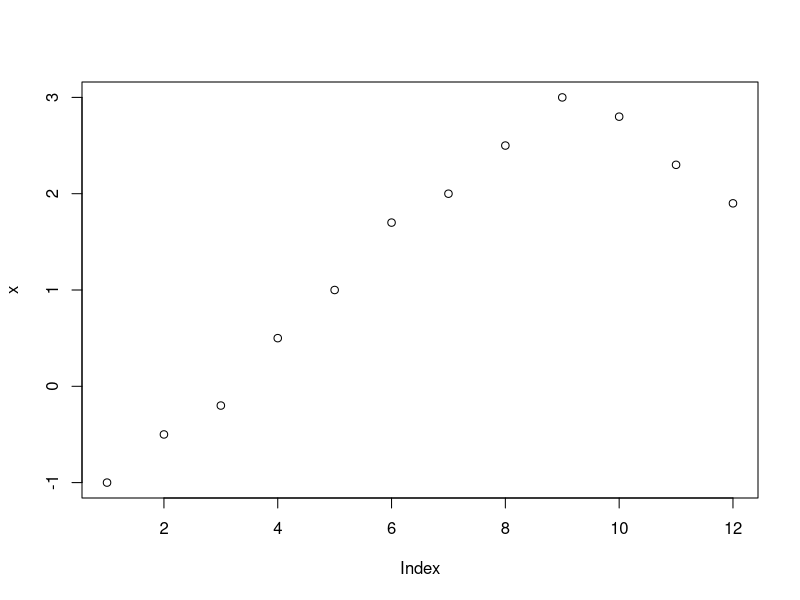
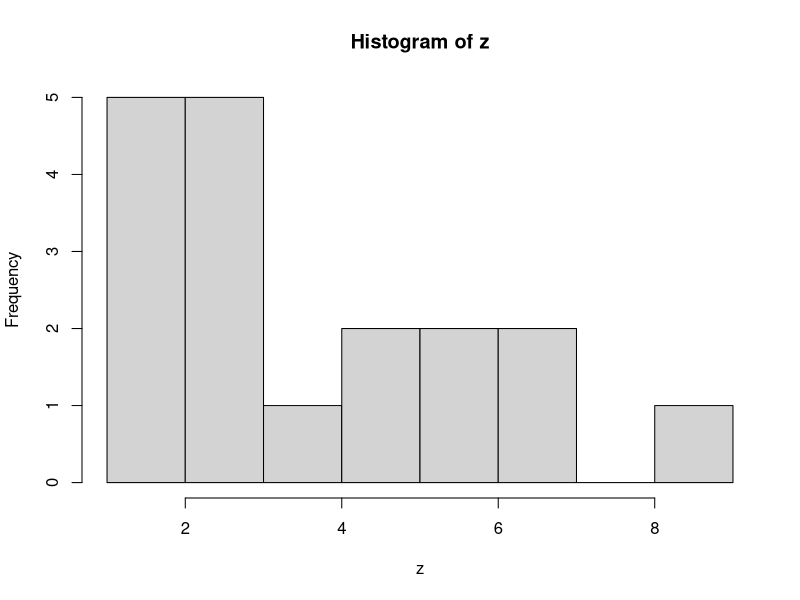

The R source for these figures, in order:
#Practice 2: R Functions

#1 rev(x), return "x" reversed
x <- c(23, 76, 0, 19)
x
#When you run X, it prints 23 76 0 19
rev(x)
#When you run rev(x), it prints 19 0 76 23

#2 rm(x), remove x from the environment
rm(x)
#When you run rm(x), x desapears from "Global environment"

#3 plot (x), plot Values of x in order.
x<- c(-1, -0.5, - 0.2, 0.5, 1, 1.7, 2, 2.5, 3, 2.8, 2.3, 1.9)
plot (x)

#4 toupper(y), convert y to uppercase.
y <- "Hello, i'm an example"
toupper(y)

#5 tolower(y) Convert y to lowercase.
tolower (y)

#6 hist(z), makes an Histogram of the numbers frecuency from z
z <- c(1,6,5,2,7,1,4,9,3,6,1,3,7,3,1,3,5,3)
hist (z)

#7 data.frame, makes a list where all elements are the same length.
df <- data.frame(x = 1:5, y = c('a', 'b', 'c', 'd', 'e')) 

#8 View(df) See the full data frame
View(df)

#9 nchar(y), number of characters in y.
nchar (y)

#10 round(r, n), indicates the number of decimal places to be used.
r <- 4.09245
round(r, 2)

#11 Function outer, add array x elements with array y
x <- c(1,2,3,4,5,10,20,30,50)
y <- c(5,10)
outer(x,y, "+")

#12 Function Unique, this function remove duplicated elements from a vector
z <- c(2:8,4:10) 
z
unique(z)

#13 Function t, this function transposes a matrix 
t(x)
x <- matrix(1:9,3,3)
class(x)

#14 Function toString, this function produces a single character string describing
x <- c("Dog","Cat","Bird")
toString(x)
toString(x, width=5)

#15 Function abs, this function computes the absolute values of numeric data
x <- c(-10,2,71,-7,4,-8,69)
abs(x)

#16 Function exp, this function compute the exponential value of a number or number vector
x <- 5
exp(x)

#17 Function diag, this function extracs or replace the diagonal of a matrix
diag(1,3,4)
diag(10,3,4)

#18 Function charmatch, this function find matches between two arguments
charmatch("at",c("dog","cat","fish","rabbit"))

#19 Function nchar, this function determines the size of each elements of an character vector
x <- c("dog","cat","fish","rabbit")
nchar(x)

#20 Function factorial, this function computes the factorial
x <- 5
factorial(x)

factorial(2)